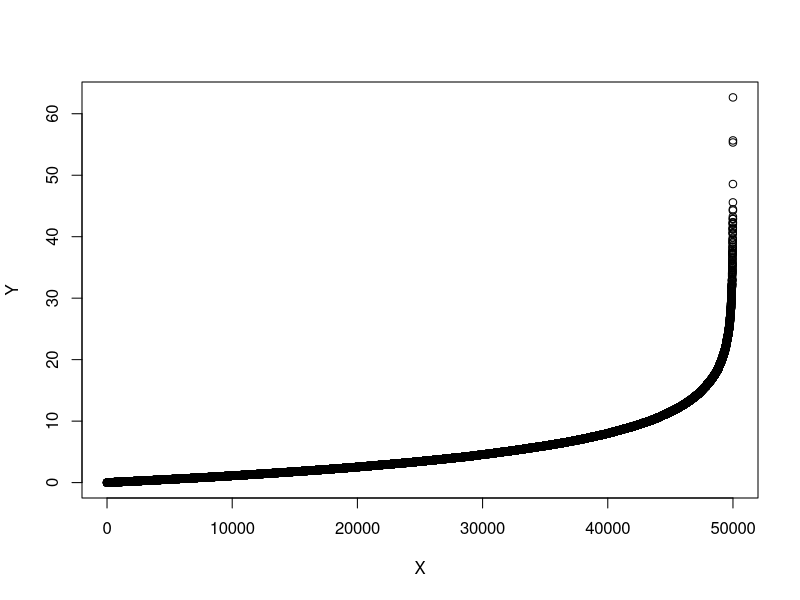
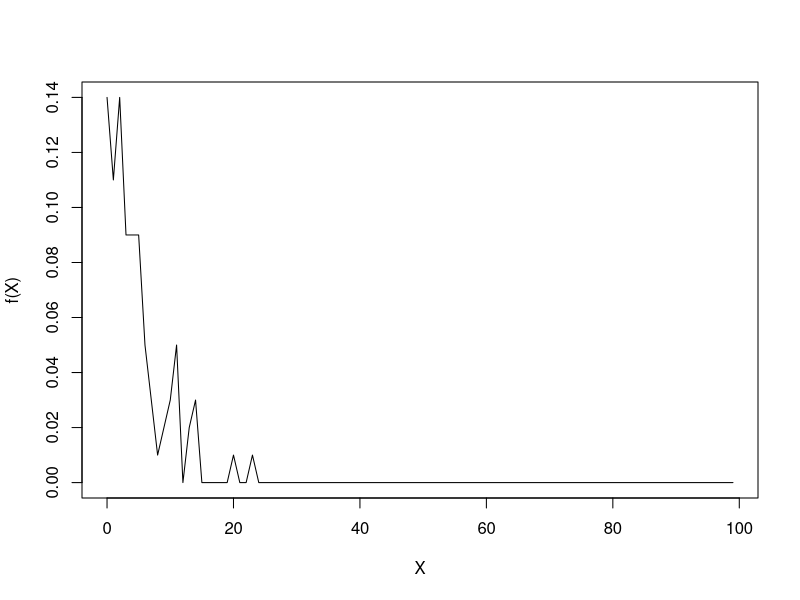
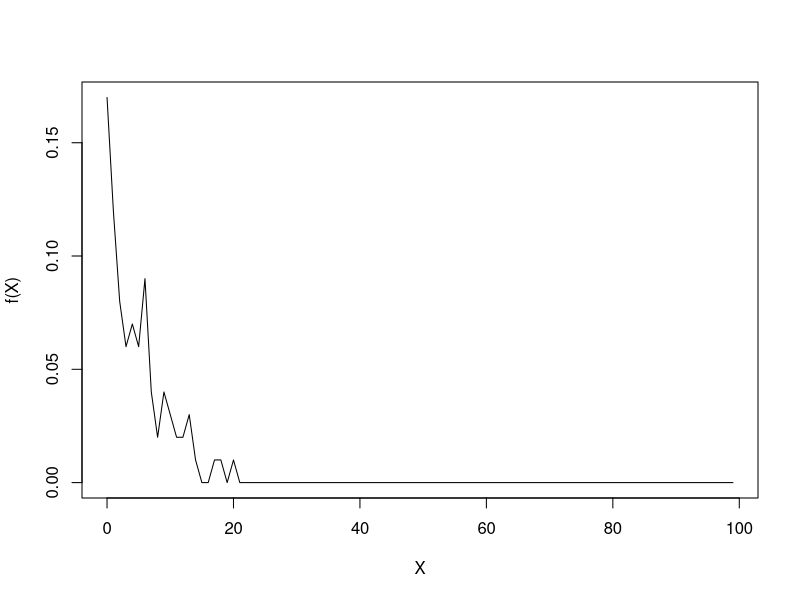
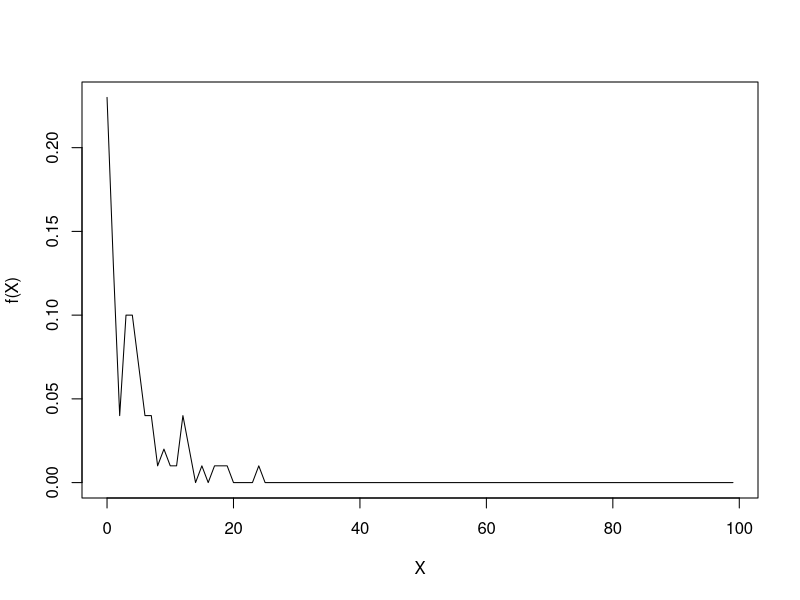
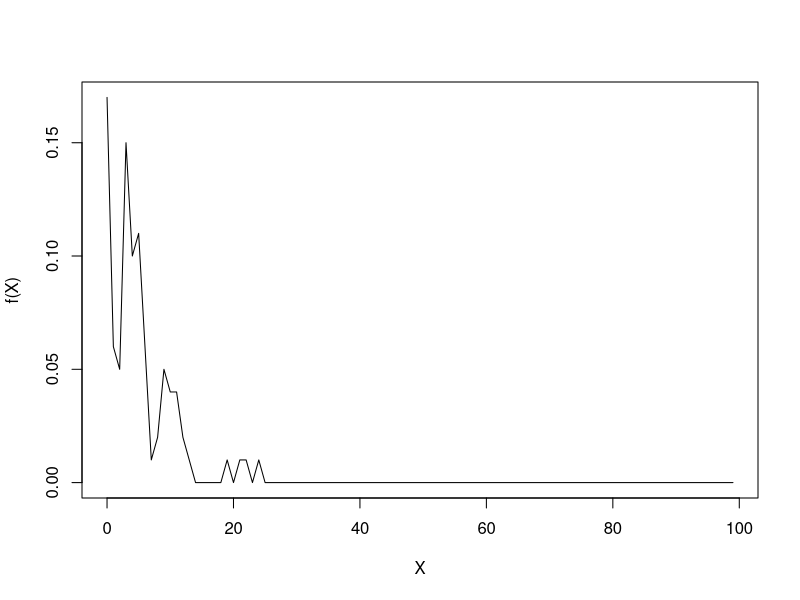
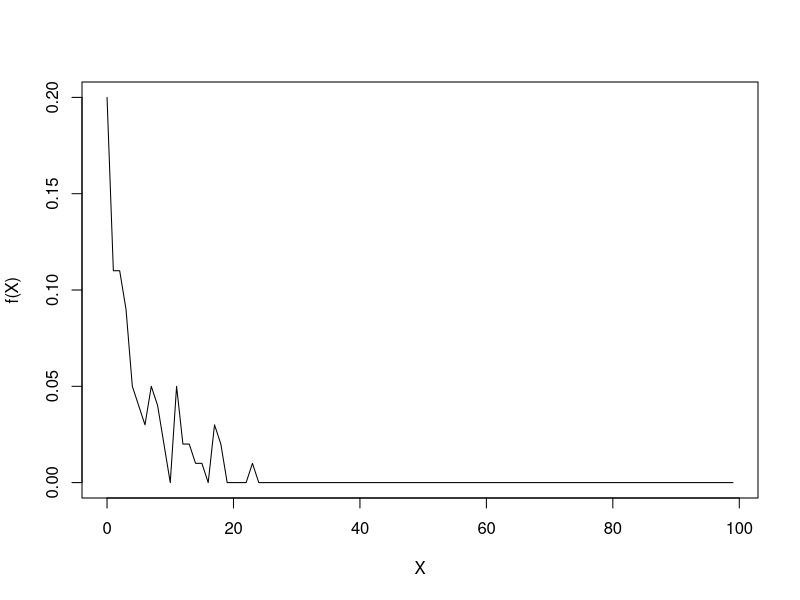
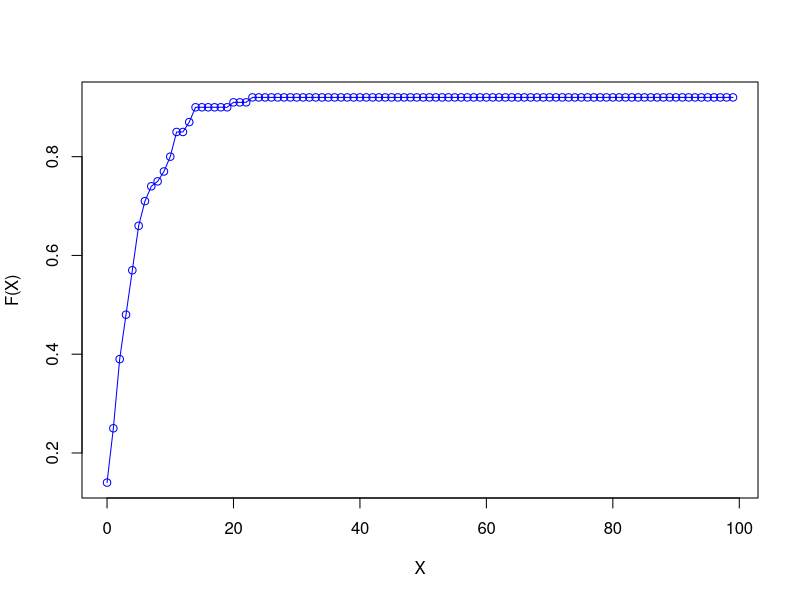
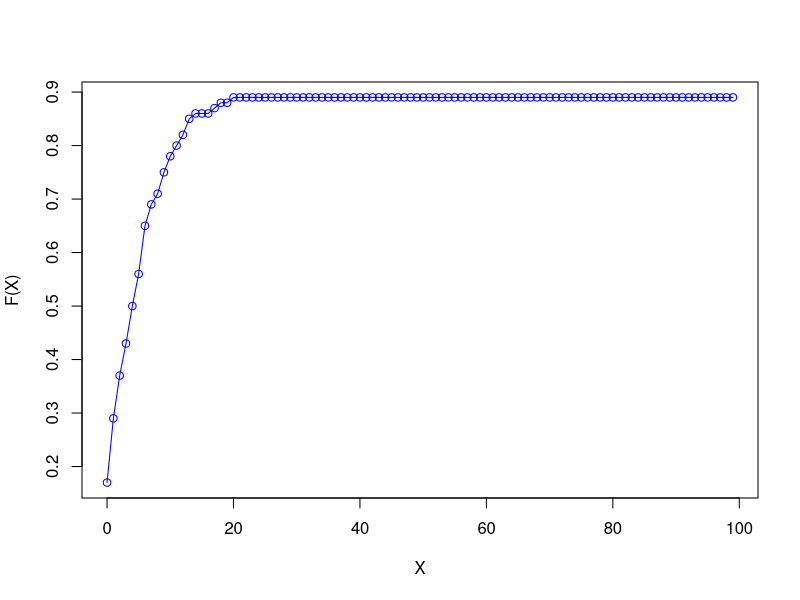

Generate these figures, in order, with R:
#1
num_samples <- 50000
data <- rexp(num_samples, 0.2)
x <- data.frame(X = seq(1, num_samples , 1), Y = sort(data))
plot(x)

#2
y<-matrix(,nrow=500,ncol=100)

for( i in 1:500){
	for(j in 1:100){
		y[i,j] <- data[(i-1)*100 + j]
	}
}

#3

#PDF
pdata <- matrix(,nrow=5,ncol=100)

for(i in 1:5){
	for(j in 1:100){
        pdata[i,j] = 0    
    }
}

for(i in 1:5){
	for(j in 1:100){
    	val = round(y[i,j], 0);
    	#print(val)
    	if(val <= 100){
        	pdata[i,val] = pdata[i,val] + 1/100; 
		}    
    }
}

xcols <- c(0:99)

for(i in 1:5){
	plot(xcols, pdata[i,], "l", xlab="X", ylab="f(X)")
}

#CDF
cdata <- matrix(,nrow=5,ncol=100)

for(i in 1:5){
	cdata[i,1]<-pdata[i,1]
}

for(i in 1:5){
	for(j in 2:100){
    	cdata[i,j] = cdata[i,j-1] + pdata[i,j]     
    }
}

for(i in 1:5){
	plot(xcols, cdata[i,], "o", col="blue", xlab="X", ylab="F(X)");
}

#Mean & Standard Deviation

mean <- matrix(,nrow=1,ncol=500)
std <- matrix(,nrow=1,ncol=500)

for( i in 1:500){
		mean[1,i]=mean(y[i,])
		std[1,i]=sqrt(var(y[i,]))
}

for(i in 1:5){
	cat ("mean is",mean[1,i],"for Y",i,".\n")
	cat ("standard deviation is",std[1,i],"for Y",i,".\n\n")
}

#4

tab <- table(round(mean[1,]))
plot(tab, "h", xlab="Value", ylab="Frequency")

pdata1 <- rep(0, 100);

for(i in 1:100){
    val1=round(mean[1,i], 0);
    if(val1 <= 100){
       pdata1[val1] = pdata1[val1] + 1/500; 
    }
}

xcols1 <- c(0:99)

plot(xcols1, pdata1, "l", xlab="X1", ylab="f1(X1)")

cdata1 <- rep(0, 100)

cdata1[1] <- pdata1[1]

for(i in 2:100){
    cdata1[i] = cdata1[i-1] + pdata1[i]
}

plot(xcols1, cdata1, "o", col="blue", xlab="X1", ylab="F(X1)");

#5

mean1<-mean(mean[1,])
std1<-sqrt(var((mean[1,])))

cat ("mean is",mean1,"for Z.\n")
cat ("standard deviation is",std1,"for Z.\n\n")

#6

mean_o<-mean(data)
std_o<-sqrt(var((data)))

cat ("mean is",mean_o,"for original distribution.\n")
cat ("standard deviation is",std_o,"for original distribution.\n\n")

cat ("Mean of sample means is very close to the mean for original distribution.\nStandard Deviation for sample means is much smaller than Standard Deviation of original distribution, as expected.\n\n")





























